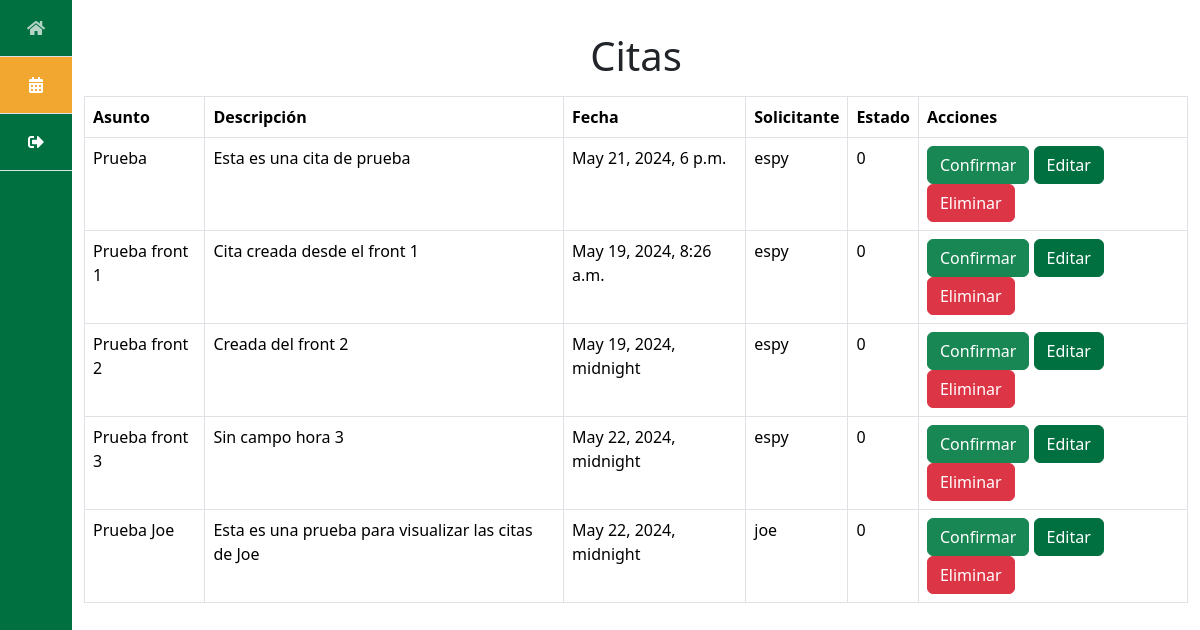
The app's page /citas/ (signed in), older data.
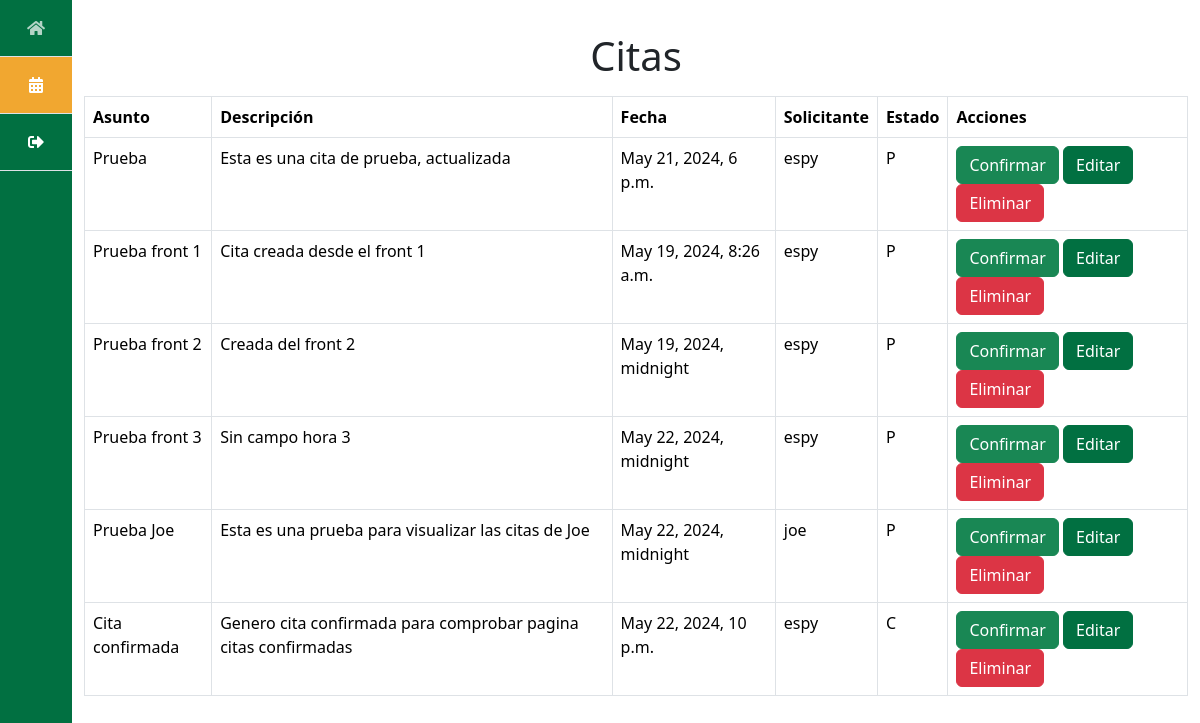
The same page, newer data.
### paginas/models.py (models this page shows, shortened)
class Cita(models.Model):
    PENDIENTE = 'P'
    CONFIRMADA = 'C'
    CANCELADA = 'X'
    ESTADOS_CITA = [
        (PENDIENTE, 'Pendiente'),
        (CONFIRMADA, 'Confirmada'),
        (CANCELADA, 'Cancelada'),
    ]
    titulo = models.CharField(max_length=100)
    motivo = models.TextField(max_length=100)
    fecha = models.DateTimeField()
    user = models.ForeignKey(User, on_delete=models.CASCADE)
    estado = models.CharField(
        max_length=1,
        choices=ESTADOS_CITA,
        default=PENDIENTE,
    )
    solicitada = models.DateTimeField(auto_now_add=True)

### paginas/views.py (the view)
# urls.py: path('citas/', views.citas, name = 'citas'),
def citas(request):
    if request.user.username == 'espy':
        citas = Cita.objects.all()  # VISTA DEL ORIENTADOR
    else:
        citas = Cita.objects.filter(user=request.user)  # VISTA DEL USUARIO
    return render(request, 'citas.html', {
        'citas': citas
    })

### paginas/templates/citas.html
{% extends 'base.html' %} {% block content %}
<h1 class="text-center mt-3 mb-3">Citas</h1>
<table class="table table-bordered">
    <thead>
        <tr>
            <th scope="col">Asunto</th>
            <th scope="col">Descripción</th>
            <th scope="col">Fecha</th>
            <th scope="col">Solicitante</th>
            <th scope="col">Estado</th>
            <th scope="col">Acciones</th>
        </tr>
    </thead>
    <tbody>
        {% for cita in citas %}
        <tr>
            <td>{{ cita.titulo }}</td>
            <td>{{ cita.motivo }}</td>
            <td>{{ cita.fecha }}</td>
            <td>{{ cita.user }}</td>
            <td>{{ cita.estado }}</td>
            <td>
                <a href="/citas/{{ cita.id }}/confirmar" class="btn btn-success"
                    >Confirmar</a
                >
                <a href="/citas/{{ cita.id }}/editar" class="btn btn-primary"
                    >Editar</a
                >
                <a href="/citas/{{ cita.id }}/delete" class="btn btn-danger"
                    >Eliminar</a
                >
            </td>
            {% endfor %}
        </tr>
    </tbody>
</table>
{% endblock %}

### paginas/templates/base.html (shortened to what this page needs)
<!DOCTYPE html>
<html lang="es">
    <head>
        {% load static %}
        <link
            href="https://cdn.jsdelivr.net/npm/bootstrap@5.3.3/dist/css/bootstrap.min.css"
            rel="stylesheet"
        />
        <link
            rel="stylesheet"
            href="https://cdnjs.cloudflare.com/ajax/libs/font-awesome/5.15.3/css/all.min.css"
        />
        <link rel="stylesheet" href="{% static 'css/styles.css' %}" />
    </head>
    <body>
        <div class="d-flex">
            <div
                class="d-flex flex-column flex-shrink-0 h-100"
                style="
                    width: 4.5rem;
                    background-color: #017041;
                    min-height: 100vh;
                "
            >
                <ul
                    class="nav nav-pills nav-flush flex-column mb-auto text-center"
                >
                    <li class="nav-item">
                        <a
                            href="/"
                            class="nav-link {% if request.path == '/' %}active{% endif %} py-3 border-bottom rounded-0"
                            data-bs-toggle="tooltip"
                            data-bs-placement="right"
                            aria-label="Inicio"
                            data-bs-original-title="Inicio"
                        >
                            <i class="fas fa-home"></i>
                        </a>
                    </li>
                    {% if user.is_authenticated %}
                    <li>
                        <a
                            href="/citas"
                            class="nav-link {% if request.path == '/citas/' %}active{% endif %} py-3 border-bottom rounded-0"
                            data-bs-toggle="tooltip"
                            data-bs-placement="right"
                            aria-label="Citas"
                            data-bs-original-title="Citas"
                        >
                            <i class="fas fa-calendar-alt"></i>
                        </a>
                    </li>
                    <li>
                        <a
                            href="/logout"
                            class="nav-link py-3 border-bottom rounded-0"
                            data-bs-toggle="tooltip"
                            data-bs-placement="right"
                            aria-label="Cerrar sesión"
                            data-bs-original-title="Cerrar sesión"
                        >
                            <i class="fas fa-sign-out-alt"></i>
                        </a>
                    </li>
                    {% endif %}
                </ul>
            </div>
            <div class="container mt-3">{% block content %} {% endblock %}</div>
        </div>
    </body>
</html>

### paginas/static/css/styles.css (style rules this page uses)
:root { --bs-primary: #017041; --bs-secondary: #f1a730; }
body .btn-primary { background-color: var(--bs-primary) !important; border-color: var(--bs-primary) !important; }
.nav-link.active { background-color: var(--bs-secondary) !important; }
.nav-link { color: white !important; }

Row changes from the older to the newer data that the page shows:
changed Cita "Prueba": motivo "Esta es una cita de prueba" → "Esta es una cita de prueba, actualizada"; estado "0" → "P"
changed Cita "Prueba front 1": estado "0" → "P"
changed Cita "Prueba front 2": estado "0" → "P"
changed Cita "Prueba front 3": estado "0" → "P"
changed Cita "Prueba Joe": estado "0" → "P"
added Cita: titulo "Cita confirmada", motivo "Genero cita confirmada para comprobar pagina citas confirmadas", fecha "May 22, 2024, 10 p.m.", user "espy", estado "C"
